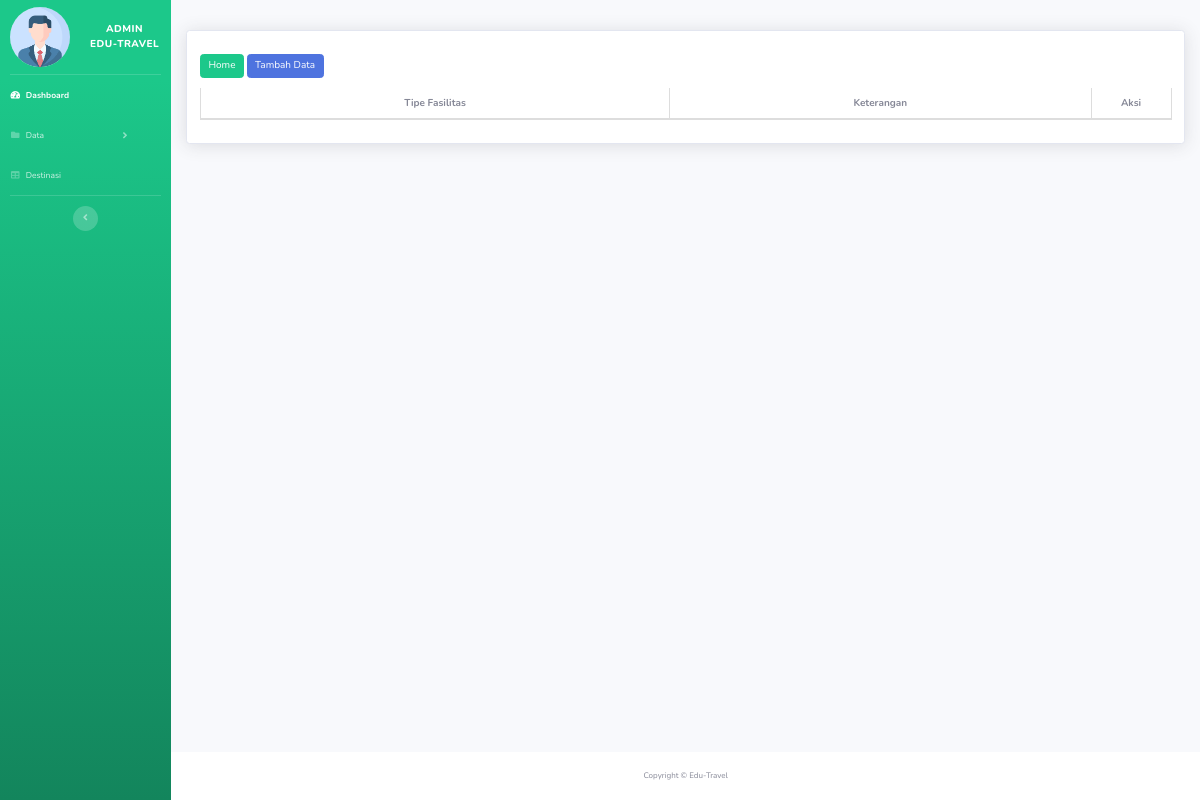
Page /travelling/admin_page/fasilitas/fasilitas.php (signed in) on the earlier database version.
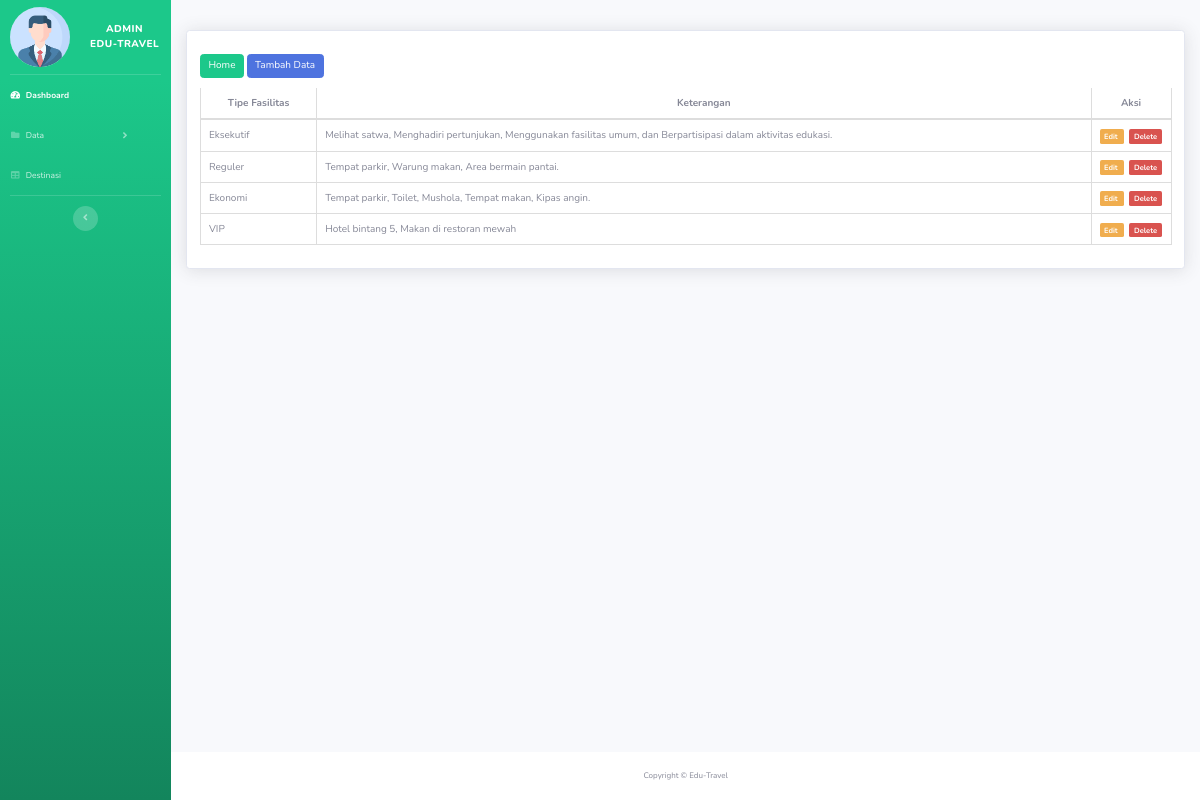
Same page on the later database version.
### tables this page shows
CREATE TABLE `fasilitas` (
  `id_fasilitas` int(11) NOT NULL,
  `tipe` varchar(25) NOT NULL,
  `keterangan` varchar(500) NOT NULL
);

### travelling/admin_page/fasilitas/fasilitas.php (the view, shortened to what the changed rows need)
<!DOCTYPE html>
<html lang="en">
<head>
    <link href="../vendor/fontawesome-free/css/all.min.css" rel="stylesheet" type="text/css">
    <link rel="stylesheet" href="https://maxcdn.bootstrapcdn.com/bootstrap/3.4.1/css/bootstrap.min.css">
    <link href="../css/sb-admin-2.min.css" rel="stylesheet">
    <link href="../vendor/datatables/dataTables.bootstrap4.min.css" rel="stylesheet">
</head>
<body id="page-top">
    <div id="wrapper">
        <div id="content-wrapper" class="d-flex flex-column">
            <div id="content">
                <div class="container">
                    <div class="card shadow mb-4 mt-5">
                        <div class="card-body">
                            <div class="table-responsive">
                                <table class="table table-bordered" id="dataTable" width="100%" cellspacing="0">
                                    <thead>
                                        <tr style="text-align: center;">
                                            <th>Tipe Fasilitas</th>
                                            <th>Keterangan</th>
                                            <th style="width: 80px;">Aksi</th>
                                        </tr>
                                    </thead>
                                    <tbody>
                                        <?php
                                        require_once '../../koneksi.php';
                                        $sql = "SELECT * FROM fasilitas";
                                        $query = mysqli_query($koneksi, $sql);
                                        while ($data = mysqli_fetch_array($query)) {
                                            ?>
                                            <tr>
                                                <td>
                                                    <?= $data['tipe']; ?>
                                                </td>
                                                <td>
                                                    <?= $data['keterangan']; ?>
                                                </td>
                                                <td>
                                                    <a href="edit.php?id_fasilitas=<?php echo $data["id_fasilitas"] ?>"
                                                        class="label label-warning"> Edit
                                                    </a>
                                                    <a href="hapus.php?id_fasilitas=<?php echo $data["id_fasilitas"] ?>"
                                                        class="label label-danger"> Delete
                                                    </a>
                                                </td>
                                            </tr>
                                        <?php } ?>
                                    </tbody>
                                </table>
                            </div>
                        </div>
                    </div>
                </div>
            </div>
        </div>
    </div>
</body>
</html>

Differences in the rows shown:
added fasilitas: tipe "Eksekutif", keterangan "Melihat satwa, Menghadiri pertunjukan, Menggunakan fasilitas umum, dan Berpartisipasi dalam aktivitas edukasi."
added fasilitas: tipe "Reguler", keterangan "Tempat parkir, Warung makan, Area bermain pantai."
added fasilitas: tipe "Ekonomi", keterangan "Tempat parkir, Toilet, Mushola, Tempat makan, Kipas angin."
added fasilitas: tipe "VIP", keterangan "Hotel bintang 5, Makan di restoran mewah"
